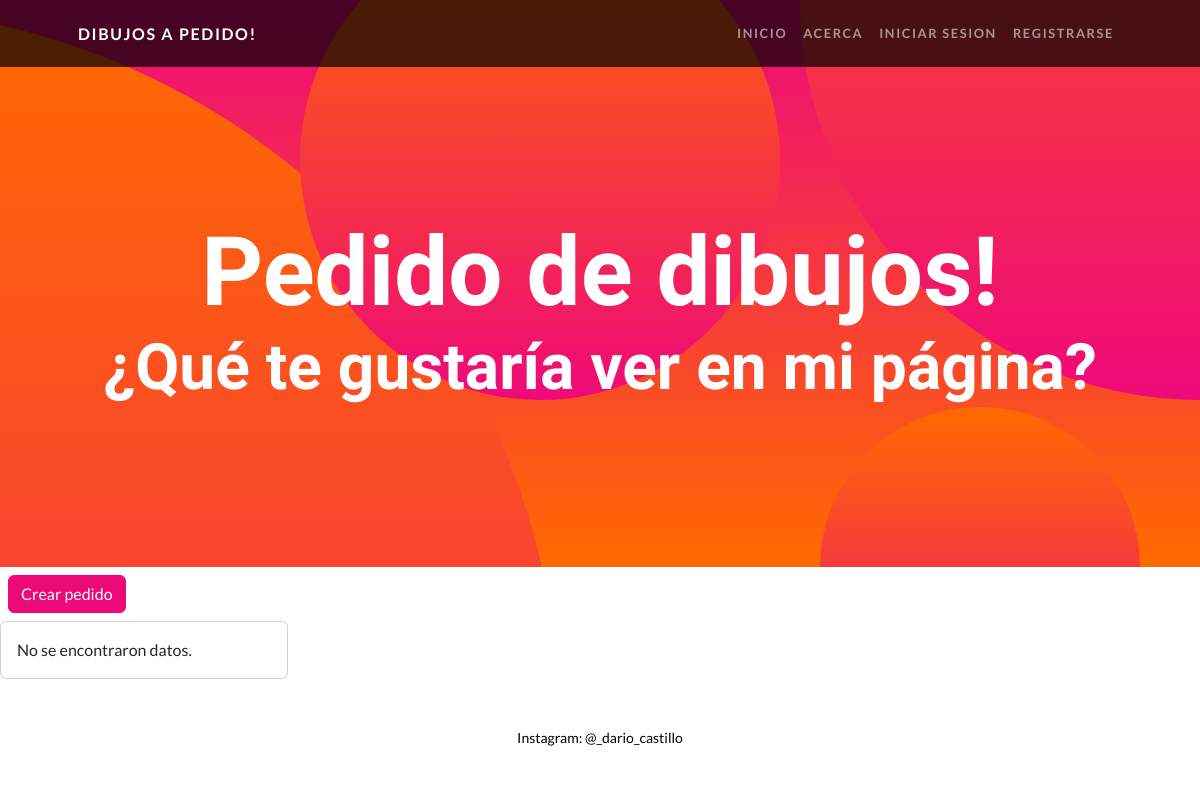
Before: /pedido/ with the older database file.
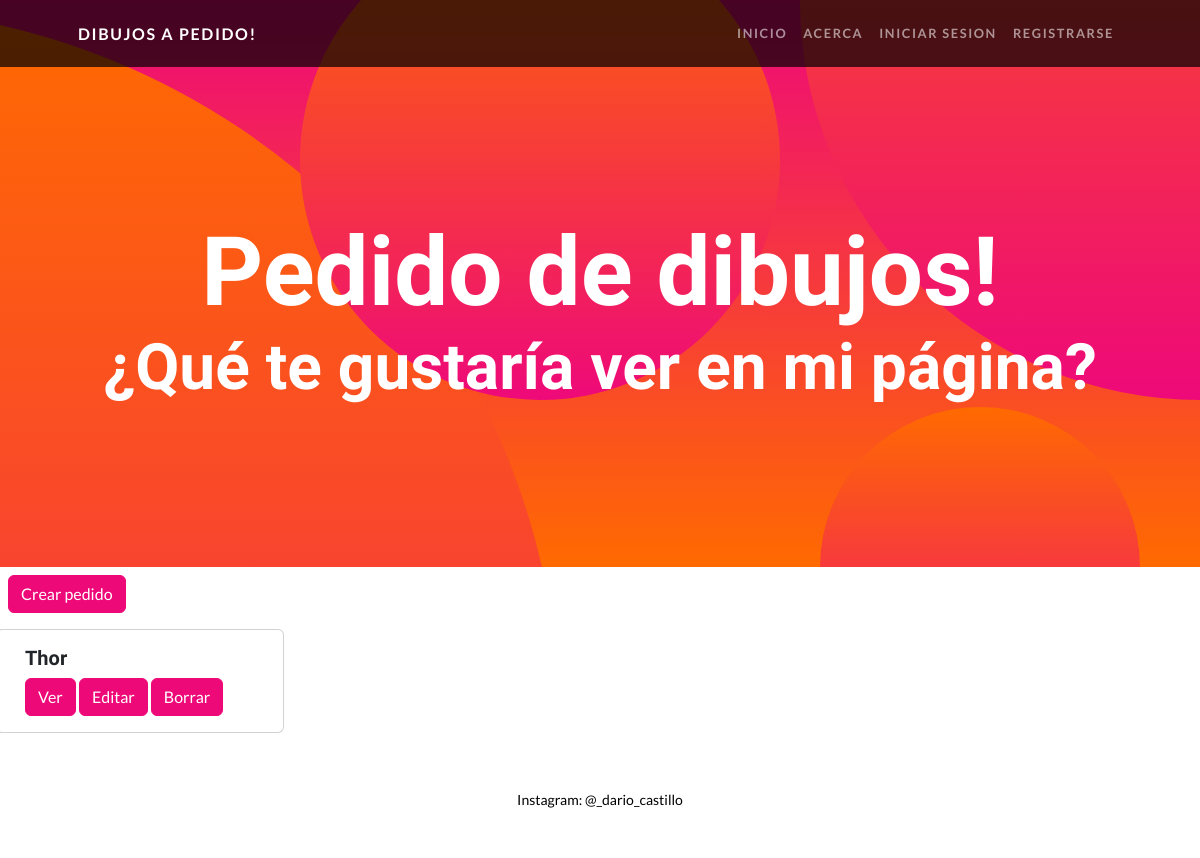
After: the same page with the newer database file.
### Cuentas/models.py (models this page shows, shortened)
class Pedido(models.Model):
    personaje = models.CharField(max_length=40)
    tecnica = models.CharField(max_length=40)

### Cuentas/views.py (the view)
# urls.py: path('pedido/', views.ListadoPedidos.as_view(), name='pedido'),
class ListadoPedidos(ListView):
    model = Pedido
    template_name = 'Cuentas/crud_pedidos.html'

### Cuentas/templates/Cuentas/crud_pedidos.html (shortened to what this page needs)
{% extends 'AppDario/base.html' %}
{% load static %}
{% block main %}
        <header class="masthead text-center text-white">
            <div class="masthead-content">
                <div class="container px-5">
                    <h1 class="masthead-heading mb-0">Pedido de dibujos!</h1>
                    <h2 class="masthead-subheading mb-0">¿Qué te gustaría ver en mi página?</h2>
                </div>
            </div>
            <div class="bg-circle-1 bg-circle"></div>
            <div class="bg-circle-2 bg-circle"></div>
            <div class="bg-circle-3 bg-circle"></div>
            <div class="bg-circle-4 bg-circle"></div>
        </header>
        <div>
            <a href="{% url 'crearpedido' %}" class="m-2 btn btn-primary">Crear pedido</a>
        </div>
    {% if object_list %}
        <div class="row">
            {% for pedido in object_list %}
                <div class="card m-2" style="width: 18rem;" >
                    <div class="card-body">
                    <h5 class="card-title">{{ pedido.personaje }}</h5>
                    <a href="{% url 'mostrarpedido' pedido.id %}" class="btn btn-primary">Ver</a>
                    <a href="{% url 'editarpedido' pedido.id %}" class="btn btn-primary">Editar</a>
                    <a href="{% url 'eliminarpedido' pedido.id %}" class="btn btn-primary">Borrar</a>
                    </div>
                </div>
            {% endfor %}
        </div>
    {% else %}
        <div class="card" style="width: 18rem;" >
            <div class="card-body">
                <p class="card-text">No se encontraron datos.</p>
            </div>
        </div>
    {% endif %}
{% endblock main %}

### AppDario/templates/AppDario/base.html (shortened to what this page needs)
<!DOCTYPE html>
<html lang="en">
    <head>
        {% load static %}
        <link href="{% static 'AppDario/css/styles.css' %}"rel="stylesheet" />
    </head>
    <body id="page-top">
        <nav class="navbar navbar-expand-lg navbar-dark navbar-custom fixed-top">
            <div class="container px-5">
                <a class="navbar-brand" href="#page-top">Dibujos a pedido!</a>
                <div class="collapse navbar-collapse" id="navbarResponsive">
                    <ul class="navbar-nav ms-auto">
                        <li class="nav-item"><a class="nav-link" href="{% url 'inicio' %}">Inicio</a></li>
                        <li class="nav-item"><a class="nav-link" href="{% url 'acercademi' %}">Acerca</a></li>
                        {% if request.user.is_authenticated %}
                            <li class="nav-item"><a class="nav-link" href="{% url 'newsletter' %}">Newsletter</a></li>
                            <li class="nav-item"><a class="nav-link" href="{% url 'tarifario' %}">Tarifario</a></li>
                            <li class="nav-item"><a class="nav-link" href="{% url 'pedido' %}">Pedidos</a/li>
                                <a class="navbar-brand" href="{% url 'vercuenta' %}">
                                    {% if request.user.cuenta.avatar %}
                                        <img src={{request.user.cuenta.avatar.url}} alt="" height="50px" class="rounded-circle">
                                    {% endif %}
                                    {{request.user.username}}
                                </a>
                            <a class="navbar-brand" href="{% url 'salir' %}">Salir</a>
                            {% else %}
                            <li class="nav-item"><a class="nav-link" href="{% url 'iniciarsesion' %}">Iniciar Sesion</a></li>
                            <li class="nav-item"><a class="nav-link" href="{% url 'registro' %}">Registrarse</a></li>
                        {% endif %}
                    </ul>
                </div>
            </div>
        </nav>
        {% block main %}
        {% endblock main %}
        <footer class="py-5 bg-white">
            <div class="container px-5"><p class="m-0 text-center text-black small">Instagram: @_dario_castillo</p></div>
        </footer>
    </body>
</html>

Changed rows visible on the page:
added Pedido: personaje "Thor"
Other visible differences:
text no longer shown: "No se encontraron datos."
